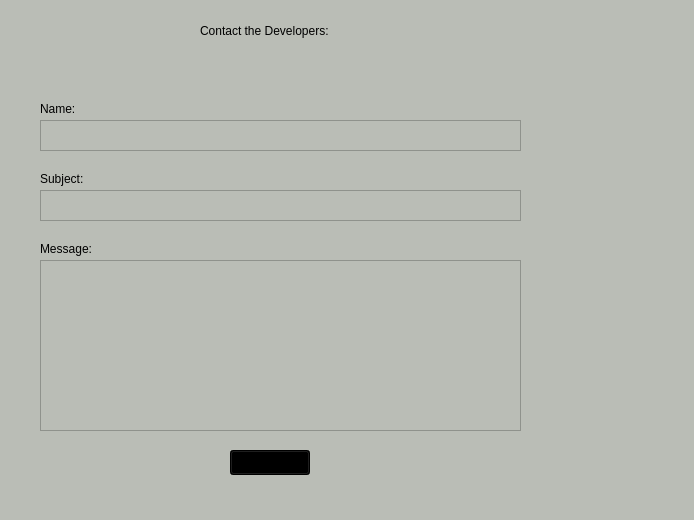
<?xml version="1.0" encoding="UTF-8"?>
<ui version="4.0">
 <class>contact</class>
 <widget class="QWidget" name="contact">
  <property name="geometry">
   <rect>
    <x>0</x>
    <y>0</y>
    <width>694</width>
    <height>520</height>
   </rect>
  </property>
  <property name="windowTitle">
   <string>Contact</string>
  </property>
  <property name="styleSheet">
   <string notr="true">background-color: rgb(186, 189, 182);</string>
  </property>
  <widget class="QLabel" name="label">
   <property name="geometry">
    <rect>
     <x>200</x>
     <y>10</y>
     <width>431</width>
     <height>41</height>
    </rect>
   </property>
   <property name="styleSheet">
    <string notr="true">font: 18pt &quot;Noto Sans&quot;;
color: rgb(0, 0, 0);</string>
   </property>
   <property name="text">
    <string>Contact the Developers:</string>
   </property>
  </widget>
  <widget class="QTextEdit" name="textEdit">
   <property name="geometry">
    <rect>
     <x>40</x>
     <y>120</y>
     <width>481</width>
     <height>31</height>
    </rect>
   </property>
  </widget>
  <widget class="QLabel" name="label_2">
   <property name="geometry">
    <rect>
     <x>40</x>
     <y>100</y>
     <width>101</width>
     <height>17</height>
    </rect>
   </property>
   <property name="styleSheet">
    <string notr="true">font: 12pt &quot;Noto Sans&quot;;
color: rgb(0, 0, 0);</string>
   </property>
   <property name="text">
    <string>Name:</string>
   </property>
  </widget>
  <widget class="QLabel" name="label_3">
   <property name="geometry">
    <rect>
     <x>40</x>
     <y>170</y>
     <width>101</width>
     <height>17</height>
    </rect>
   </property>
   <property name="styleSheet">
    <string notr="true">font: 12pt &quot;Noto Sans&quot;;
color: rgb(0, 0, 0);</string>
   </property>
   <property name="text">
    <string>Subject: </string>
   </property>
  </widget>
  <widget class="QTextEdit" name="textEdit_2">
   <property name="geometry">
    <rect>
     <x>40</x>
     <y>190</y>
     <width>481</width>
     <height>31</height>
    </rect>
   </property>
  </widget>
  <widget class="QTextEdit" name="textEdit_3">
   <property name="geometry">
    <rect>
     <x>40</x>
     <y>260</y>
     <width>481</width>
     <height>171</height>
    </rect>
   </property>
  </widget>
  <widget class="QLabel" name="label_4">
   <property name="geometry">
    <rect>
     <x>40</x>
     <y>240</y>
     <width>101</width>
     <height>17</height>
    </rect>
   </property>
   <property name="styleSheet">
    <string notr="true">font: 12pt &quot;Noto Sans&quot;;
color: rgb(0, 0, 0);</string>
   </property>
   <property name="text">
    <string>Message: </string>
   </property>
  </widget>
  <widget class="QPushButton" name="pushButton">
   <property name="geometry">
    <rect>
     <x>230</x>
     <y>450</y>
     <width>80</width>
     <height>25</height>
    </rect>
   </property>
   <property name="styleSheet">
    <string notr="true">background-color: rgb(0, 0, 0);</string>
   </property>
   <property name="text">
    <string>Submit</string>
   </property>
  </widget>
 </widget>
 <resources/>
 <connections/>
</ui>
